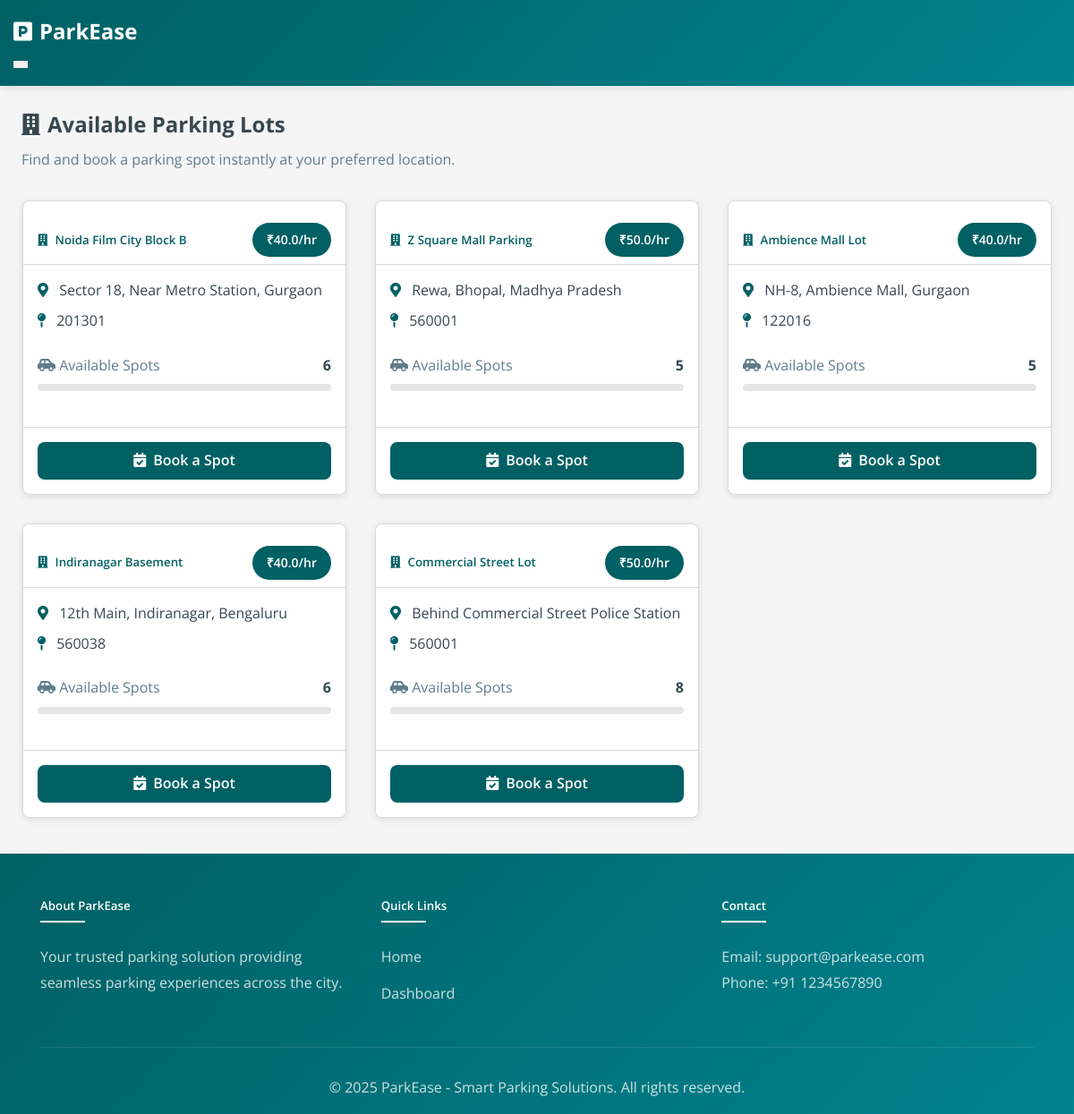
Page /user/parking_lots (signed in) on the committed database.
### models.py (models this page shows, shortened)
class ParkingLot(db.Model):
    __tablename__ = 'parking_lots'
    id = db.Column(db.Integer, primary_key=True)
    prime_location_name = db.Column(db.String(100), nullable=False)
    price = db.Column(db.Float, nullable=False)  # Price per hour
    address = db.Column(db.String(200), nullable=False)
    pincode = db.Column(db.Integer, nullable=False)
    max_spots = db.Column(db.Integer, nullable=False)
    created_at = db.Column(db.DateTime, default=datetime.utcnow)
    spots = db.relationship('ParkingSpot', backref='parking_lot', lazy=True, cascade='all, delete-orphan')

### routes/user/parking_lots.py (the view)
@user_bp.route('/parking_lots')
@login_required
def user_parking_lots():
    if session.get('user_type') != 'user':
        flash('Access denied', 'danger')
        return redirect(url_for('main.index'))
    parking_lots = ParkingLot.query.all()
    available_spots = {}
    available_spot_ids = {}
    for lot in parking_lots:
        spots = ParkingSpot.query.filter_by(lot_id=lot.id, status='A').all()
        available_spots[lot.id] = len(spots)
        available_spot_ids[lot.id] = [spot.id for spot in spots]
    return render_template('user/user_parking_lots.html', parking_lots=parking_lots, available_spots=available_spots, available_spot_ids=available_spot_ids)

### app.py (called while the page is built)
@login_manager.user_loader
def load_user(user_id):
    if session.get('user_type') == 'admin':
        return Admin.query.get(int(user_id))
    return User.query.get(int(user_id))

### templates/user/user_parking_lots.html (shortened to what this page needs)
{% extends 'main/base.html' %}
{% block content %}
<div class="container-fluid px-4 px-md-5 py-4">
    <div class="row mb-3">
        <div class="col-12">
            <h2 class="fw-bold mb-2 parking-lots-heading">
                <i class="fas fa-building me-2"></i>Available Parking Lots
            </h2>
            <p class="text-muted parking-lots-subtext">Find and book a parking spot instantly at your preferred location.</p>
        </div>
    </div>
    <div class="row g-4" id="parkingLotsContainer">
        {% for lot in parking_lots %}
        <div class="col-12 col-md-6 col-lg-4 parking-lot-card">
            <div class="card bg-white rounded shadow h-100">
                <div class="card-header bg-white border-bottom pt-4 pb-2">
                    <div class="d-flex justify-content-between align-items-center">
                        <h5 class="mb-0 text-primary parking-lot-name">
                            <i class="fas fa-building me-2"></i>{{ lot.prime_location_name }}
                    </h5>
                        <span class="badge bg-primary price-badge">₹{{ lot.price }}/hr</span>
                    </div>
                </div>
                <div class="card-body">
                    <div class="location-details mb-4">
                        <p class="mb-2">
                            <i class="fas fa-map-marker-alt text-primary me-2"></i>
                            <span class="location-text">{{ lot.address }}</span>
                        </p>
                        <p class="mb-0">
                            <i class="fas fa-map-pin text-primary me-2"></i>
                            <span class="pincode-text">{{ lot.pincode }}</span>
                        </p>
                    </div>
                    <div class="availability-section mb-4">
                        <div class="d-flex justify-content-between align-items-center mb-2">
                            <span class="text-muted">
                                <i class="fas fa-car-side me-1"></i> Available Spots
                            </span>
                            <span class="fw-bold">{{ available_spots[lot.id] }}</span>
                        </div>
                        <div class="availability-bar">
                            <div class="progress" style="height: 8px;">
                                {% set total_spots = 5 %}
                                {% set available_percentage = (available_spots[lot.id] / total_spots) * 100 %}
                                {% set unavailable_percentage = 100 - available_percentage %}
                            </div>
                        </div>
                    </div>
                </div>
                <div class="card-footer bg-transparent border-top-0 pt-0 pb-3">
                    {% if available_spots[lot.id] > 0 %}
                    <a href="{{ url_for('user.book_spot_page', lot_id=lot.id) }}" class="btn btn-primary w-100">
                        <i class="fas fa-calendar-check me-2"></i>Book a Spot
                    </a>
                    {% else %}
                    <button class="btn btn-secondary w-100" disabled>
                        <i class="fas fa-times-circle me-2"></i>No Available Spots
                    </button>
                    {% endif %}
                </div>
            </div>
        </div>
        {% endfor %}
    </div>
</div>
{% endblock %}

### static/css/custom.css (style rules this page uses)
:root { --primary-color: #006064; --secondary-color: #00838f; --success-color: #2e7d32; --danger-color: #c62828; --warning-color: #f57f17; --info-color: #0277bd; --white: #ffffff; --text-color: #37474f; --text-muted: #607d8b; --body-bg: #f5f5f5; --card-bg: #ffffff; --border-color: rgba(0, 0, 0, 0.15); --box-shadow: 0 2px 8px rgba(0, 0, 0, 0.1); --border-radius: 8px; --light-bg: #f8f9fa; --table-bg: #ffffff; --table-hover: #f8f9fa; }
* { margin: 0; padding: 0; box-sizing: border-box; }
body { font-family: 'Open Sans', sans-serif; min-height: 100vh; display: flex; flex-direction: column; color: var(--text-color); line-height: 1.6; background-color: var(--body-bg); }
h1, h2, h3, h4, h5, h6 { color: var(--text-color); font-weight: 600; }
a { text-decoration: none; color: var(--primary-color); }
.card { border: 1px solid var(--border-color); border-radius: var(--border-radius); transition: all 0.3s ease; background-color: var(--card-bg); box-shadow: var(--box-shadow); overflow: hidden; }
.card-header { background-color: var(--card-bg); border-bottom: 1px solid var(--border-color); padding: 1.25rem; font-weight: 600; }
.card-body { padding: 1.25rem; background-color: var(--card-bg); }
.card-footer { background-color: var(--card-bg); border-top: 1px solid var(--border-color); padding: 1rem 1.25rem; }
.btn { padding: 0.5rem 1.5rem; border-radius: var(--border-radius); border: none; font-weight: 600; transition: all 0.3s ease; cursor: pointer; display: inline-block; text-align: center; }
.btn-primary { background-color: var(--primary-color); color: var(--white); }
.badge { padding: 0.5rem 1rem; border-radius: 50px; font-weight: 600; font-size: 0.875rem; }
.bg-primary { background-color: var(--primary-color) !important; }
.text-primary { color: var(--primary-color) !important; }
.text-muted { color: var(--text-muted) !important; }
.parking-lot-card .card { height: 100%; }
.parking-lot-card .card-header { padding: 1rem; }
.parking-lot-card .card-body { padding: 1rem; }
.parking-lot-card .card-footer { padding: 1rem; }
.price-badge { background-color: var(--primary-color); color: var(--white); padding: 0.5rem 1rem; border-radius: 50px; font-weight: 600; }
.progress { height: 0.5rem; background-color: rgba(0, 0, 0, 0.1); border-radius: var(--border-radius); overflow: hidden; }
.d-flex { display: flex !important; }
.align-items-center { align-items: center !important; }
.justify-content-between { justify-content: space-between !important; }
.mb-2 { margin-bottom: 0.5rem !important; }
.mb-3 { margin-bottom: 1rem !important; }
.mb-4 { margin-bottom: 1.5rem !important; }
.me-2 { margin-right: 0.5rem !important; }
.pt-4 { padding-top: 1.5rem !important; }
.pb-2 { padding-bottom: 0.5rem !important; }
.pb-3 { padding-bottom: 1rem !important; }
.px-4 { padding-left: 1.5rem !important; padding-right: 1.5rem !important; }
.py-4 { padding-top: 1.5rem !important; padding-bottom: 1.5rem !important; }
.w-100 { width: 100% !important; }
.h-100 { height: 100% !important; }
.fw-bold { font-weight: 700 !important; }
.rounded { border-radius: var(--border-radius) !important; }
.shadow { box-shadow: var(--box-shadow) !important; }
.container, .container-fluid { width: 100%; padding-right: 15px; padding-left: 15px; margin-right: auto; margin-left: auto; }
.row { display: flex; flex-wrap: wrap; margin-right: -15px; margin-left: -15px; }
.col, .col-12, .col-md-6, .col-lg-4, .col-md-4, .col-lg-3 { position: relative; width: 100%; padding-right: 15px; padding-left: 15px; }
.col-12 { flex: 0 0 100%; max-width: 100%; }
@media (min-width: 768px) { .col-md-6 { flex: 0 0 50%; max-width: 50%; } }
@media (min-width: 992px) { .col-lg-4 { flex: 0 0 33.333333%; max-width: 33.333333%; } }
.g-4 > * { padding: 1rem; }

### rows in the picture
ParkingLot: prime_location_name "Noida Film City Block B", price "40.0", address "Sector 18, Near Metro Station, Gurgaon", pincode "201301", max_spots "6"
ParkingLot: prime_location_name "Z Square Mall Parking", price "50.0", address "Rewa, Bhopal, Madhya Pradesh", pincode "560001", max_spots "5"
ParkingLot: prime_location_name "Ambience Mall Lot", price "40.0", address "NH-8, Ambience Mall, Gurgaon", pincode "122016", id "5"
ParkingLot: prime_location_name "Indiranagar Basement", price "40.0", address "12th Main, Indiranagar, Bengaluru", pincode "560038", id "6"
ParkingLot: prime_location_name "Commercial Street Lot", price "50.0", address "Behind Commercial Street Police Station", pincode "560001", max_spots "8"
